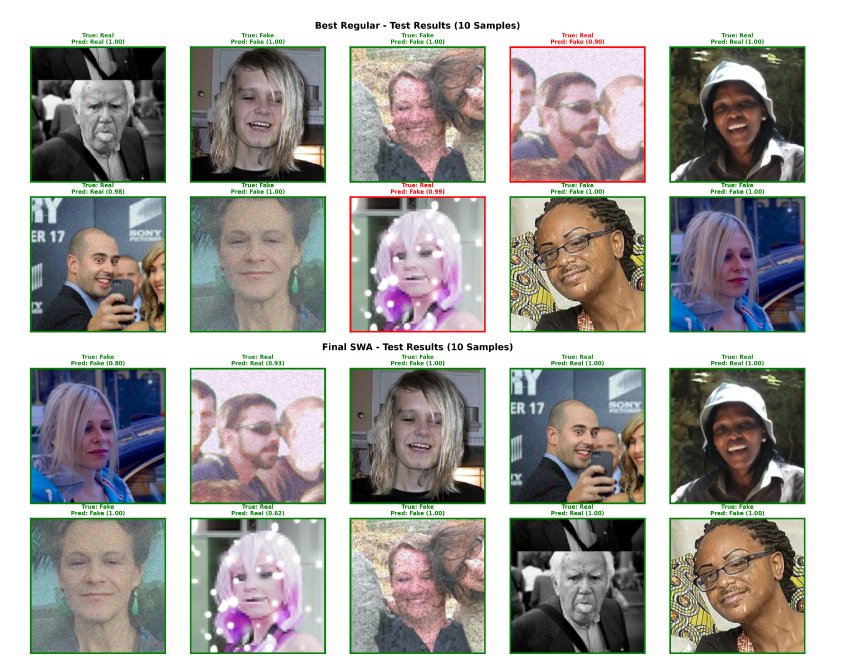
#> input picture content/attachments/notes/pairclip-swa/paper-figure6-test-images.png, 1710 x 1340 px, found by its file name (shown at 1/2 size)
$ python pairclip_d.py
#> lines starting #> are read from the running program, lines starting #| are printed output that depends on the picture
### tools/note-figures/common.py
"""Shared helpers for the Proactive Assistant note figures.
Style: white background, black text/lines, one red accent (#C0392B) for the active path.
Units: 1 data unit = 1 inch, so layouts are easy to reason about."""
import os
import matplotlib
matplotlib.use("Agg")
import matplotlib.pyplot as plt
from matplotlib.patches import Rectangle, Polygon

RED = "#C0392B"
BLK = "#000000"
OUT = os.environ.get("FIG_OUT", "out")
FS = 6.5
FULL, COL = 6.85, 3.3

plt.rcParams.update({
    "font.family": ["Liberation Sans"],
    "font.size": FS,
    "pdf.fonttype": 42, "ps.fonttype": 42,
    "mathtext.fontset": "custom",
    "mathtext.rm": "Liberation Sans",
    "mathtext.it": "Liberation Sans:italic",
    "mathtext.bf": "Liberation Sans:bold",
    "text.color": BLK, "axes.edgecolor": BLK, "axes.labelcolor": BLK,
    "xtick.color": BLK, "ytick.color": BLK,
    "figure.facecolor": "white", "axes.facecolor": "white", "savefig.facecolor": "white",
})


def canvas(w, h):
    fig = plt.figure(figsize=(w, h))
    ax = fig.add_axes([0, 0, 1, 1])
    ax.set_xlim(0, w); ax.set_ylim(0, h); ax.axis("off")
    return fig, ax


def save(fig, name):
    os.makedirs(OUT, exist_ok=True)
    fig.savefig(f"{OUT}/{name}.pdf")
    fig.savefig(f"{OUT}/{name}.png", dpi=300)
    plt.close(fig)


# [6 lines left out: function box, not called in this run]


def label(ax, x, y, s, ha="center", va="center", fs=FS, color=BLK, bold=False, style="normal"):
    ax.text(x, y, s, ha=ha, va=va, fontsize=fs, color=color, zorder=4,
            fontweight="bold" if bold else "normal", fontstyle=style, linespacing=1.25)


# [4 lines left out: function arrow, not called in this run]


def line(ax, p0, p1, color=BLK, lw=0.6, ls="-"):
    ax.plot([p0[0], p1[0]], [p0[1], p1[1]], color=color, lw=lw, ls=ls, zorder=2, solid_capstyle="butt")


# [9 lines left out: function block3d, not called in this run]


# Categorical colours, used only where several categories must be told apart (e.g. model families).
# Red stays reserved for "ours" / the important item.
CAT_BLUE, CAT_LBLUE, CAT_TEAL, CAT_TAN, CAT_PURPLE, CAT_ORANGE, CAT_GREEN = (
    "#4E79A7", "#9DB8D6", "#76B7B2", "#C9A66B", "#B07AA1", "#F28E2B", "#59A14F")

### tools/note-figures/pairclip_d.py
"""Close-up figure built from tiles of Figure 6 of the PairCLIP-SWA paper."""
from common import *
from PIL import Image
import numpy as np

SRC = "content/attachments/notes/pairclip-swa/paper-figure6-test-images.png"
# tile boxes (x0, y0, x1, y1) in the cropped Figure 6 image (1710 x 1340 px)
TILES = {
    "noise_sel": (1020, 95, 1290, 365),     # best regular, noisy crowd scene (error)
    "magenta_sel": (700, 395, 970, 665),    # best regular, magenta portrait (error)
    "noise_avg": (380, 738, 650, 1008),     # final SWA, noisy crowd scene
    "magenta_avg": (380, 1037, 650, 1307),  # final SWA, magenta portrait
}

def pc19_degraded():
    im = Image.open(SRC).convert("RGB")
#> im is the input picture: PIL image 1710x1340 RGB; mean R, G, B 167, 165.1, 161.8
    W, H = FULL, 4.6
    fig, ax = canvas(W, H)
    label(ax, 0.08, H - 0.12, "The two genuine photographs that the validation-selected checkpoint rejects", ha="left", bold=True)
    s = 1.55
    xs = [2.0, 4.55]
    rows = [("validation-selected\ncheckpoint", 2.7, True, [("noise_sel", "genuine, heavy noise\npredicted FAKE (0.90)"), ("magenta_sel", "genuine, magenta colour cast\npredicted FAKE (0.99)")]),
            ("terminal average\n(final SWA)", 0.55, False, [("noise_avg", "same photo\npredicted REAL (0.93)"), ("magenta_avg", "same photo\npredicted REAL (0.62), low confidence")])]
    for name, y, err, tiles in rows:
        label(ax, 0.08, y + s / 2, name, ha="left", fs=6.2, bold=True, color=RED if err else BLK)
        for x, (key, cap) in zip(xs, tiles):
            t = np.asarray(im.crop(TILES[key]))[8:-8, 8:-8]
            ax.imshow(t, extent=(x, x + s, y, y + s), zorder=1, interpolation="lanczos", aspect="auto")
            ax.add_patch(Rectangle((x, y), s, s, fill=False, ec=RED if err else BLK, lw=1.4 if err else 0.7, zorder=3))
            label(ax, x + s / 2, y - 0.22, cap, fs=5.9, color=RED if err else BLK)
    ax.set_xlim(0, W); ax.set_ylim(0, H)
    label(ax, W - 0.08, 0.1, "tiles cropped from Figure 6 of the paper (OpenForensics test images)", ha="right", fs=5.4)
    save(fig, "pc19-degraded-genuine-photos")
#> in save, `fig.savefig(f"{OUT}/{name}.pdf")`:
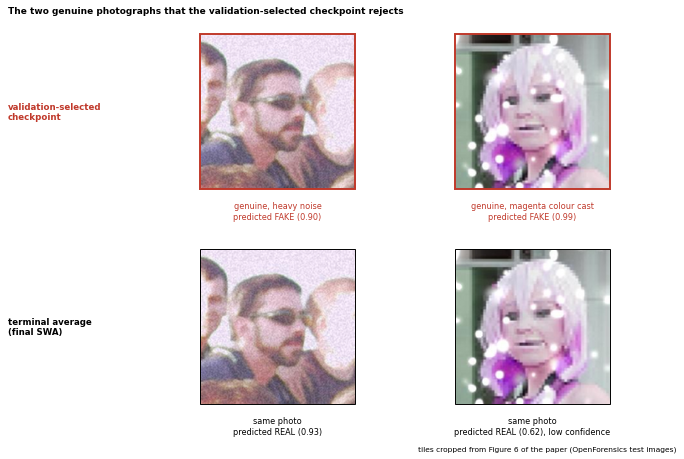
#> figure drawn by matplotlib, 1 panel

if __name__ == "__main__":
    pc19_degraded()
